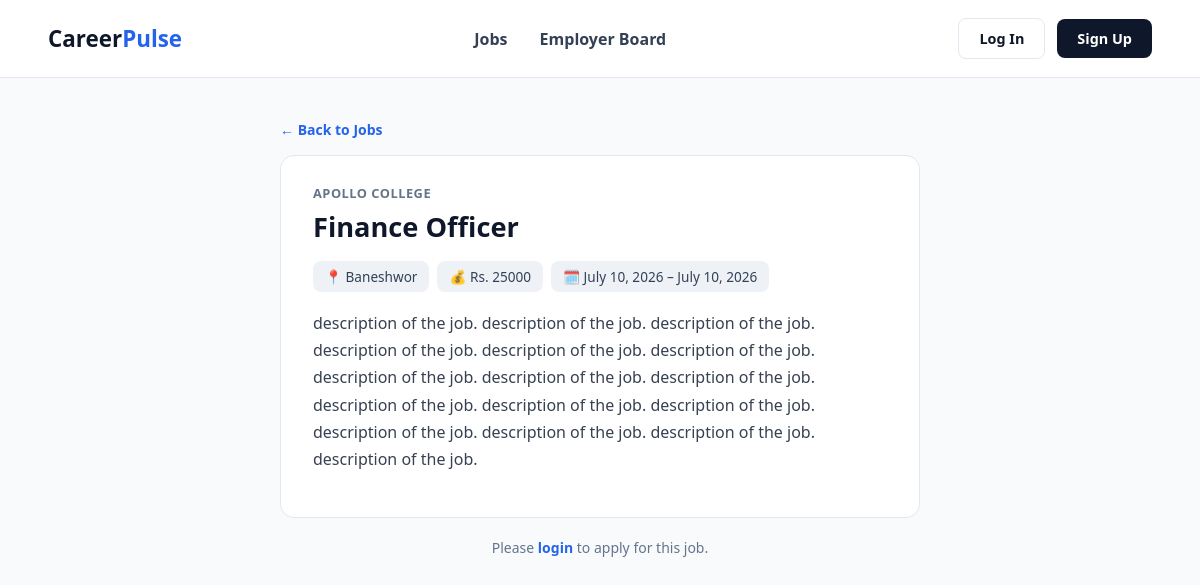
The app's page /job/1/ with its own data.
### portal/models.py (models this page shows)
class Job(models.Model):
    company = models.ForeignKey(Company,
                                related_name="company",
                                on_delete=models.CASCADE)
    title = models.CharField(max_length=127)
    description = models.TextField(blank=True, null=True)
    start_date = models.DateField()
    end_date = models.DateField()
    salary = models.FloatField()
    created_at = models.DateTimeField(auto_now_add=True)

class Company(models.Model):
    name = models.CharField(max_length=63)
    location = models.TextField()
    contact_no = models.CharField(max_length=10)

### portal/views.py (the view)
# urls.py: path("job/<int:pk>/", job_detail, name="job-detail"),
def job_detail(request, pk):
    jobbbb = Job.objects.get(id=pk)
    return render(request, "job_detail.html",
                  {"job": jobbbb, "form": ApplicantForm()})

### templates/job_detail.html (shortened to what this page needs)
{% extends "base.html" %}
{% block content %}
    <div class="container">
        <a href="{% url 'dashboard' %}" class="back-link">&larr; Back to Jobs</a>
        <div class="job-header">
            <div class="company-name">{{ job.company.name }}</div>
            <h1>{{ job.title }}</h1>
            <div class="job-tags">
                <span>📍 {{ job.company.location|default:"Location not available" }}</span>
                <span>💰 Rs. {{ job.salary|floatformat:0 }}</span>
                <span>🗓️ {{ job.start_date }} &ndash; {{ job.end_date }}</span>
            </div>
            {% if job.description %}
            <p class="desc">{{ job.description }}</p>
            {% endif %}
        </div>
        {% if request.user.is_authenticated %}
        <div class="apply-card">
            <h2>Apply for this job</h2>
            <form method="POST" action="{% url 'handle-applicant' job.id %}" enctype="multipart/form-data">
                {% csrf_token %}
                {{ form }}
                <input type="hidden" name="job" value="{{ job.id }}" />
                <button type="submit">Submit Application</button>
            </form>
        </div>
        {% else %}
        <p class="login-note">Please <a href="{% url 'user-login' %}">login</a> to apply for this job.</p>
        {% endif %}
    </div>
{% endblock %}

### records on screen
Job: company.name "APOLLO COLLEGE", title "Finance Officer", company.location "Baneshwor", salary "25000", start_date "July 10, 2026", end_date "July 10, 2026", description "description of the job. description of the job. description of the job. description of the job. description of the job. description of the job. description of the job. description of the job. description of the job. description of the job. description of the job. description of the job. description of the job. description of the job. description of the job. description of the job."
